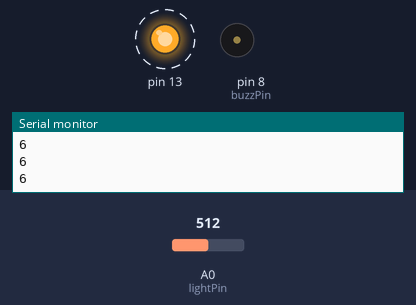
Simulated run of this sketch. Board: Arduino Uno, built with avr-gcc and run on an emulated ATmega328P. Shown: output pins drawn as LEDs (lit = HIGH), buzzer (waves = sounding, pin HIGH), the last lines printed to the serial monitor. Dashed ring = blinking. Inputs (shaded band) come from the test bench; at power-on: A0 (lightPin) = 512.

Above: at 1.12 s.
1.3 s: A0 (lightPin) set to 85
4.3 s: A0 (lightPin) set to 70
At 4.8 s:
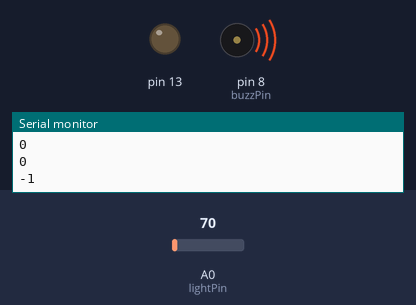
Timing chart, 0 to 7.3 s (numbered marks = the images above; inputs shaded):
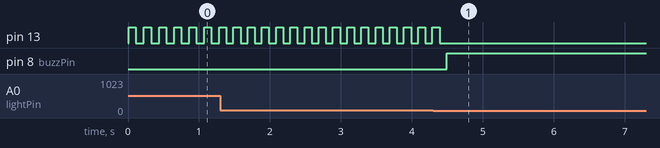

Measured:
- the behaviour switches between 78 and 77 on A0 (lightPin) (found by bisection; images 0 and 1)
- after the input at 4.3 s, pin 13: goes on until 4.4 s, then stays LOW; pin 8 (buzzPin): LOW → HIGH after 0.19 s
- by itself, pin 13: alternates HIGH for 0.10 s and LOW for 0.10 s

The sketch:

PhotoR.ino
```cpp
int lightPin = A0;
int buzzPin = 8;
int lightVal;
int delayT;

void setup() {
pinMode(A0 , INPUT);
pinMode(buzzPin , OUTPUT);
Serial.begin(9600);
pinMode(13 , OUTPUT);
}

void loop() {
lightVal = analogRead(lightPin);
delayT= (9./550.)*lightVal-(9.*200./550.)+1.;
Serial.println(delayT);
digitalWrite(buzzPin , HIGH);
delay(delayT);
digitalWrite(buzzPin , LOW);
delay(delayT);

digitalWrite(13 , HIGH);
delay(100);
digitalWrite(13 , LOW);
delay(100);
}
```
